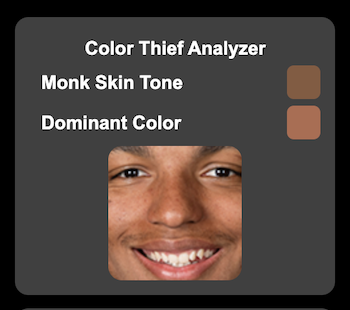
#> input picture images/color-thief.png, 350 x 310 px; its folder holds 2 pictures in this run
$ python analyze_images.py ../../../images ../../../images/deep-face-classifier.png
#> lines starting #> are read from the running program, lines starting #| are printed output that depends on the picture
### src/color-analyzer/python/analyze_image.py
################################################################################
#                                                                              #
#                               analyze_image.py                               #
#                                                                              #
################################################################################
#                                                                              #
#        This is a script to find the dominant colors of an image.             #
#                                                                              #
#        Author(s): Abe Megahed                                                #
#                                                                              #
################################################################################
#     Copyright (C) 2024, Data Science Institute, University of Wisconsin      #
################################################################################

import os
import sys
import json
import numpy as np
import cv2
from colorthief import ColorThief
from PIL import Image

#
# image manipulation functions
#

def crop_image(filename, cropped_filename, width, height, hoffset, voffset):

	# check if file exists
	#
#> called with filename = '../../../images/color-thief.png', width = 100, height = 100, hoffset = 0, voffset = -25
	if (not os.path.exists(filename)):
		return

	# read file
	#
	image = Image.open(filename).convert('RGB')

	# compute bounding box
	#
	x1 = (image.size[0] // 2) - (width // 2) + hoffset
#> x1 = 125
	y1 = (image.size[1] // 2) - (height // 2) + voffset
#> y1 = 80
	x2 = x1 + width
#> x2 = 225
	y2 = y1 + height
#> y2 = 180

	# extract cropped pixels
	#
	image_array = np.array(image)
	cropped_pixels = image_array[y1:y2, x1:x2]
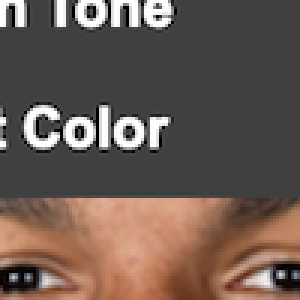
#> cropped_pixels: shape (100, 100, 3) (shown 3 times larger); mean R, G, B 106.3, 90.6, 82.5

	# write image
	#
	img = Image.fromarray(cropped_pixels, 'RGB')
	img.save(cropped_filename)

def analyze_image(filename, use_folders = False):

	# check if file exists
	#
	if (not os.path.exists(filename)):
		print("File not found: " + filename)
		return

	# decompose filename
	#
	dirname = os.path.dirname(filename)
	tuple = os.path.splitext(os.path.basename(filename))
	basename = tuple[0]
	extension = tuple[1]

	# create directory for cropped images
	#
	if (use_folders):
		cropped_dirname = dirname + '/Cropped';
		if (not os.path.exists(cropped_dirname)):
			os.mkdir(cropped_dirname)
	else:
		cropped_dirname = dirname;

	# analyze image
	#
	cropped_filename = cropped_dirname + '/' + basename + ' Cropped.png'
	crop_image(filename, cropped_filename, 100, 100, 0, -25)
	color_thief = ColorThief(cropped_filename)

	# compute colors
	#
	dominant_color = color_thief.get_color(quality=1);
	palette = color_thief.get_palette(color_count=6),

	# get the dominant color and palette
	#
	results = {
		'dominant_color': dominant_color,
		'palette': palette[0]
	}

	# create directory for json
	#
	if (use_folders):
		colors_dirname = dirname + '/Colors';
		if (not os.path.exists(colors_dirname)):
			os.mkdir(colors_dirname)
	else:
		colors_dirname = dirname;

	# find name of output file
	#
	outfilename = colors_dirname + '/' + basename + ' Colors.json'

	# write results to a file
	#
	if (os.path.exists(outfilename)):
		os.remove(outfilename);
	outfile = open(outfilename, 'a')
	outfile.write(json.dumps(results, indent=4))

#
# main
#

# [15 lines that do not run on import are left out]

### src/color-analyzer/python/analyze_images.py
################################################################################
#                                                                              #
#                               analyze_images.py                              #
#                                                                              #
################################################################################
#                                                                              #
#        This is a script to find the dominant colors of images.               #
#                                                                              #
#        Author(s): Abe Megahed                                                #
#                                                                              #
################################################################################
#     Copyright (C) 2024, Data Science Institute, University of Wisconsin      #
################################################################################

import os
import sys
import json
import analyze_image

#
# methods
#

def analyze_directory(dirname):
	for filename in os.listdir(dirname):
		path = os.path.join(dirname, filename)

		# check if it is a directory
		#
		if not os.path.isfile(path):
			basename = os.path.basename(path)
			print("Analyzing colors of " + basename);
			analyze_image.analyze_image(path + '/' + basename + '.png')

def analyze_images_directory(dirname):
	for filename in os.listdir(dirname):
		path = os.path.join(dirname, filename)

		# checking if it is a file
		#
		if os.path.isfile(path):
			basename = os.path.basename(path)
			if not basename.startswith('.'):
				print("Analyzing colors of " + basename);
				analyze_image.analyze_image(path, True)
#> (the call stopped at in analyze_image, `color_thief = ColorThief(cropped_filename)`: colorthief is not available in this run)

#
# main
#

if __name__ == "__main__":

	# check command line args
	#
	if (len(sys.argv) < 1):
		print("Usage: python3 analyze_images.py <source-directory-name> [-folders]");
		print("The -folders option expects each image to be in a separate folder.");
		exit()

	# parse command line args
	#
	src_path = sys.argv[1]
	use_folders = len(sys.argv) > 2 and sys.argv[2] == '-folders'

	print("Analyzing images of ", src_path)

	# check whether to use separate folders for generated files
	#
	if use_folders:
		analyze_directory(src_path)
	else:
		analyze_images_directory(src_path)
